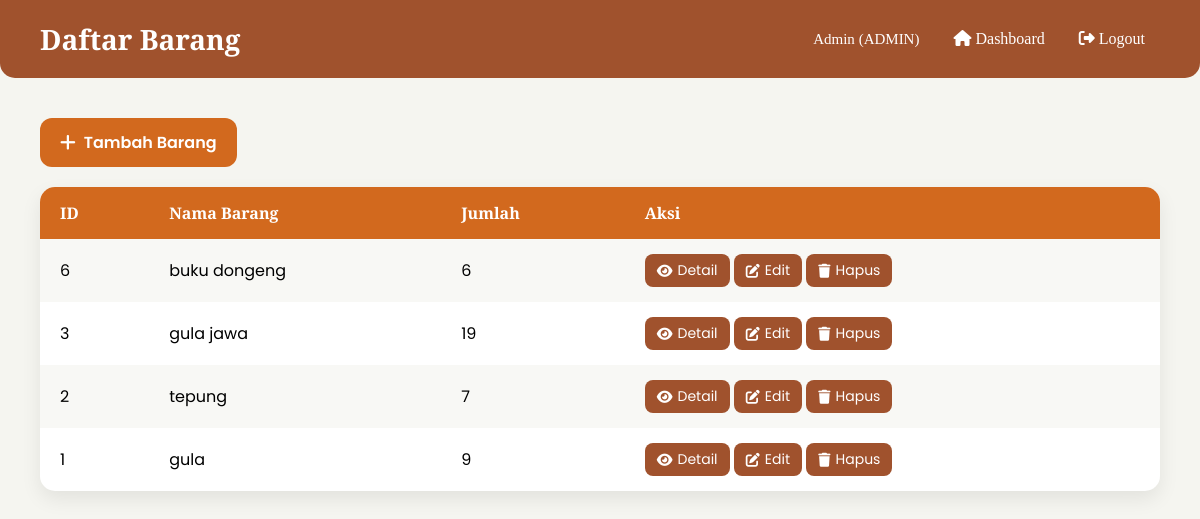
The page /barang.php (signed in) on the database its author committed.
### tables this page shows
CREATE TABLE `barang` (
  `id` int(11) NOT NULL,
  `nama_barang` varchar(100) NOT NULL,
  `jumlah` int(11) NOT NULL
);

### barang.php (the view, shortened to what this page needs)
<?php
require 'database.php';
$user = $_SESSION['user'];
$result = $conn->query("SELECT * FROM barang ORDER BY id DESC");
?>
<!DOCTYPE html>
<html>
<head>
    <link rel="stylesheet" href="https://cdnjs.cloudflare.com/ajax/libs/font-awesome/6.5.0/css/all.min.css">
</head>
<body>
    <div class="header">
        <h2>Daftar Barang</h2>
        <div class="nav-links">
            <span><?php echo $user['nama']; ?> (<?php echo $user['role']; ?>)</span>
            <a href="dashboard.php"><i class="fas fa-home"></i> Dashboard</a>
            <a href="logout.php"><i class="fas fa-right-from-bracket"></i> Logout</a>
        </div>
    </div>
    <div class="container">
        <a href="tambah_barang.php" class="btn-add"><i class="fas fa-plus"></i> Tambah Barang</a>
        <table>
            <tr>
                <th>ID</th>
                <th>Nama Barang</th>
                <th>Jumlah</th>
                <th>Aksi</th>
            </tr>
            <?php while($row = $result->fetch_assoc()){ ?>
            <tr>
                <td><?php echo $row['id']; ?></td>
                <td><?php echo $row['nama_barang']; ?></td>
                <td><?php echo $row['jumlah']; ?></td>
                <td class="action-buttons">
                    <a href="detail_barang.php?id=<?php echo $row['id']; ?>"><i class="fas fa-eye"></i> Detail</a>
                    <a href="edit_barang.php?id=<?php echo $row['id']; ?>"><i class="fas fa-edit"></i> Edit</a>
                    <a href="hapus_barang.php?id=<?php echo $row['id']; ?>" onclick="return confirm('Yakin ingin menghapus?')"><i class="fas fa-trash"></i> Hapus</a>
                </td>
            </tr>
            <?php } ?>
        </table>
    </div>
</body>
</html>

### barang.php (style rules this page uses)
* { margin:0; padding:0; box-sizing:border-box; }
body { font-family: 'Poppins', sans-serif; background: #f5f5f0; min-height: 100vh; }
.header { background: #a0522d; color: #fff; padding: 20px 40px; display: flex; justify-content: space-between; align-items: center; border-bottom-left-radius: 15px; border-bottom-right-radius: 15px; font-family: 'Playfair Display', serif; }
.header h2 { font-size: 28px; }
.nav-links span { font-weight: 500; margin-right: 15px; font-size: 15px; }
.nav-links a { color: #fff; text-decoration: none; padding: 8px 15px; border-radius: 8px; font-weight: 500; transition: background 0.3s, transform 0.2s; }
.container { padding: 40px; }
.btn-add { display: inline-flex; align-items: center; gap: 8px; background: #d2691e; color: #fff; padding: 12px 20px; border-radius: 12px; text-decoration: none; font-weight: 600; margin-bottom: 20px; transition: background 0.3s, transform 0.2s; }
.btn-add i { font-size: 18px; }
table { width: 100%; border-collapse: collapse; background: #fff; border-radius: 15px; overflow: hidden; box-shadow: 0 8px 20px rgba(0,0,0,0.08); }
table th, table td { padding: 15px 20px; text-align: left; }
table th { background: #d2691e; color: #fff; font-family: 'Playfair Display', serif; }
table tr:nth-child(even) { background: #f8f8f5; }
.action-buttons a { display: inline-flex; align-items: center; gap: 5px; background: #a0522d; color: #fff; padding: 6px 12px; border-radius: 8px; text-decoration: none; font-size: 14px; transition: background 0.3s, transform 0.2s; }

### rows shown on the page
barang: id "6", nama_barang "buku dongeng", jumlah "6"
barang: id "3", nama_barang "gula jawa", jumlah "19"
barang: id "2", nama_barang "tepung", jumlah "7"
barang: id "1", nama_barang "gula", jumlah "9"

### other values the page prints
$user['nama'] "Admin"
$user['role'] "ADMIN"
